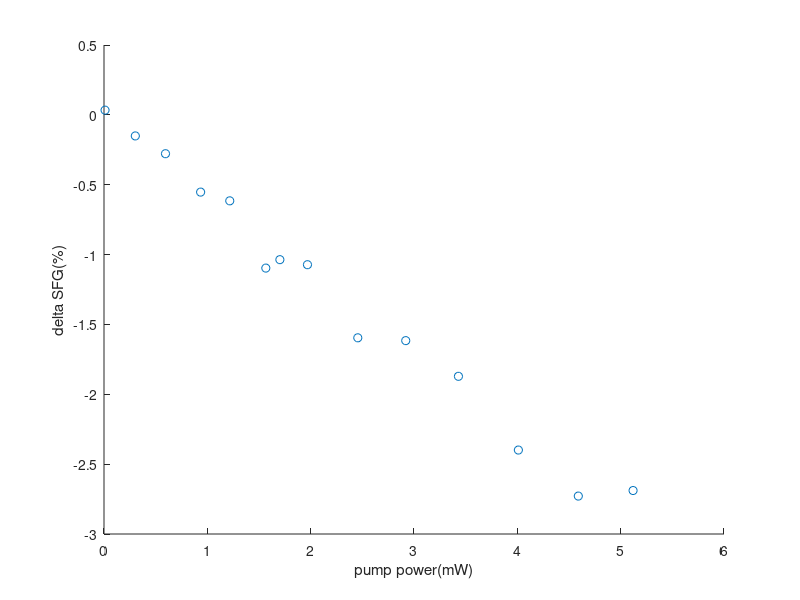

Source code (MATLAB):
%% this code is used for plotting Power dependence on Tr-VSFG dynamics.
%the pump_power is recording by ophis thermal power meter;
%t_zero_new is delta SFG intensity, SFG signal was dispersed by a 
%spectrograph (Shamrock, Andor) and detected by a 
%charge coupled device (Newton idus, Andor).
load data_4a;
figure;
scatter(pump_power,t_zero_new);
xlabel('pump power(mW)');
ylabel('delta SFG(%)')